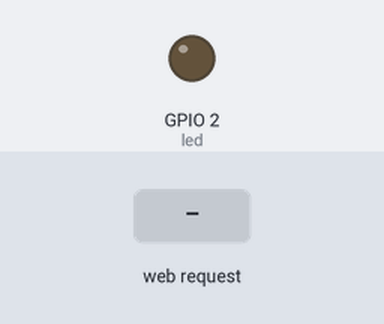
Bench run of a sketch on a simulated ESP32. Parts: output pins drawn as LEDs (lit = HIGH). Inputs (shaded band) come from the test bench. WiFi joins after 1.5 s; servers stay silent unless stated.

Above: at 1.2 s.
1.3 s: HTTP request GET /on received
At 2.2 s:
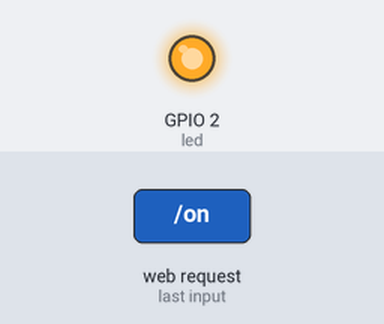
2.8 s: HTTP request GET /off received
At 3.3 s:
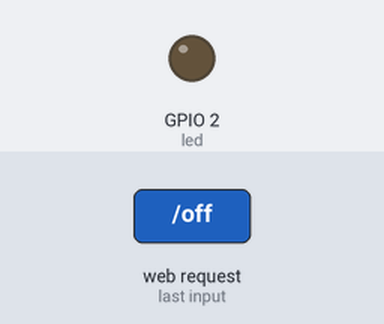
Timing chart, 0 to 5.8 s (numbered marks = the images above; inputs shaded):
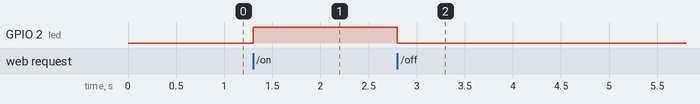

Measured:
- after the input at 1.3 s, GPIO 2 (led): LOW → HIGH at once
- after the input at 2.8 s, GPIO 2 (led): HIGH → LOW at once

The sketch:

webserver.ino
```cpp
#include <WiFi.h>
#include <WebServer.h>

const char* ssid = "acer";
const char* password = "12345678";

const int led = 2;

// Membuat IP Static
// IPAddress staticIP(192,168,1,2);
// IPAddress gateway(192,168,1,1);
// IPAddress subnet(255,255,255,0);

WebServer server(80);

void setup() {
  pinMode(led,OUTPUT);

  // Membuat Acces Point
  // WiFi.softAPConfig(staticIP, gateway, subnet);
  // WiFi.softAP(ssid, password);

  // Terhubung Ke Wifi
  // WiFi.config(staticIP, gateway, subnet);
  WiFi.begin(ssid, password);

  server.on("/", handleRoot);
  server.on("/on", handleOn);
  server.on("/off", handleOff);

  server.begin();
}

void loop() {
  server.handleClient();
}

void handleRoot() {
  server.send(200, "text/html", SendHTML());
} void handleOn() {
  digitalWrite(led, HIGH);
  server.send(200, "text/html", SendHTML());
} void handleOff() {
  digitalWrite(led, LOW);
  server.send(200, "text/html", SendHTML());
}

String SendHTML() {
  return R"(
    <html>
      <body>
        <h1>ESP32 LED Control</h1>
        <p>
          <a href="/on"><button>ON</button></a>
          <a href="/off"><button>OFF</button></a>
        </p>
      </body>
    </html>
  )";
}
```
